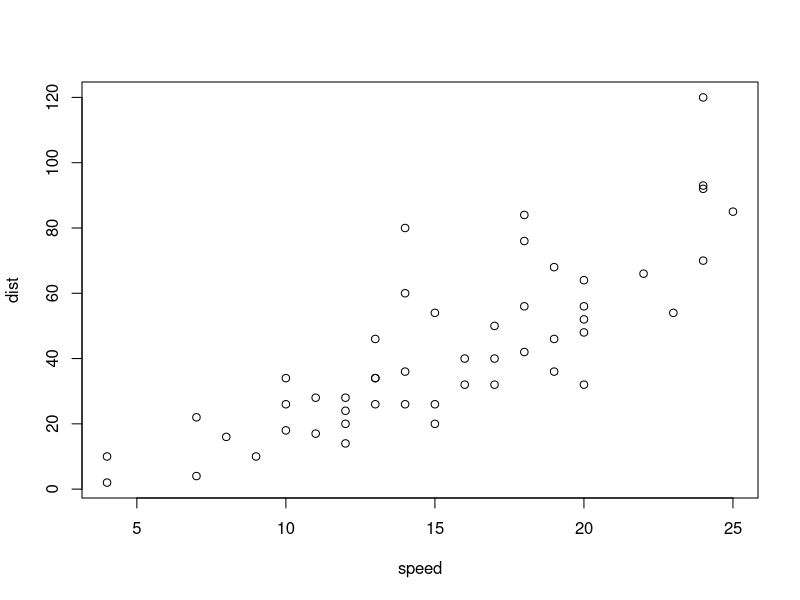
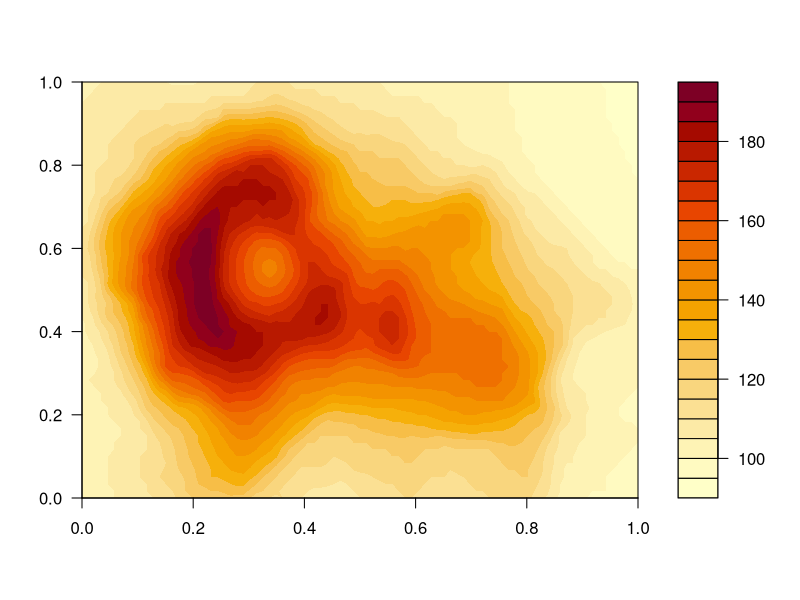

Recreate these plots in R, in order.
## ---- chunk 1
summary(cars)
## ---- chunk 2
plot(cars)
## ---- chunk 3
filled.contour(volcano)
